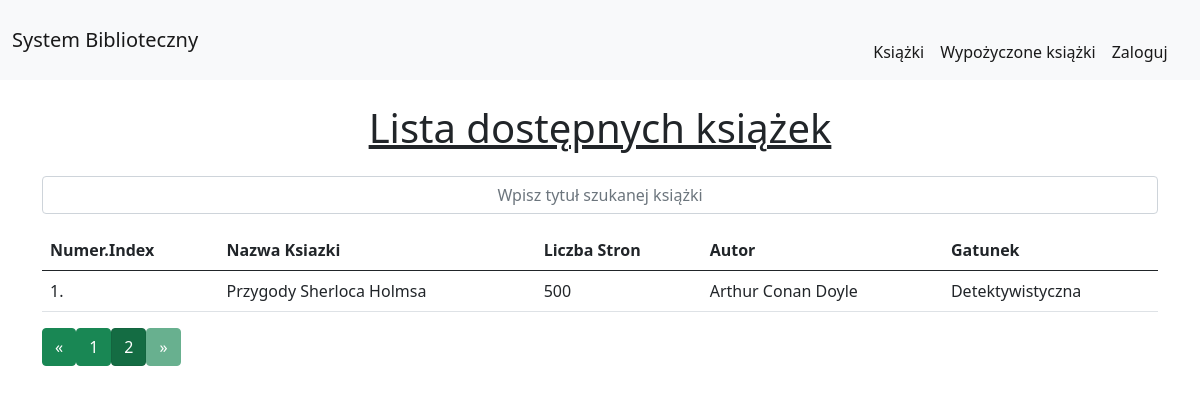
Screenshot of /?page=2 with the database file from the repository.
### Biblioteka/models.py (models this page shows, shortened)
class Books(models.Model):
    title = models.CharField(max_length=200)
    pages = models.IntegerField()
    author = models.ForeignKey(Author, on_delete=models.SET_NULL, null=True)
    genre = models.ForeignKey(Genre, on_delete=models.SET_NULL, null=True)
    class Meta:
        ordering = ['author']

class Author(models.Model):
    name = models.CharField(max_length=200)
    surname = models.CharField(max_length=200)
    def __str__(self):
        return str(self.name) + " " + str(self.surname)

class Genre(models.Model):
    name = models.CharField(max_length=200)
    def __str__(self):
        return str(self.name)

### Biblioteka/views.py (the view)
# urls.py: path("", views.index, name="index"),
def index(request):
    books = Books.objects.all()
    values = []
    page = request.GET.get('page', 1)
    paginator = Paginator(books, 3)
    try:
        books = paginator.page(page)
    except PageNotAnInteger:
        books = paginator.page(1)
    except EmptyPage:
        books = paginator.page(paginator.num_pages)
    for book in books:
        ask = Books.objects.filter(title=book.title).values('id')[0]['id']
        check = Borrowed.objects.filter(book=ask)
        check = len(check)
        if check != 0:
            ask = Books.objects.filter(title=book.title).values('id')[0]['id']
            values.append(ask)
    for val in values:
        books = books.exclude(id=val)
    return render(request, "index.html", {'books': books, 'values': values})

### Biblioteka/templates/index.html (shortened to what this page needs)
{% extends 'basic.html' %}
{% load static %}
{% block body %}
<div class="container mt-4">
    <h1 class="text-center"><u>Lista dostępnych książek</u></h1>
    <center><form method = "POST">{% csrf_token %}
        <div class="form-group col-md-12">
            <div class="row mt-4">
                <div class="input-group mb-3">
                    <input type="text" class="form-control text-center" id="searchBook" placeholder="Wpisz tytuł szukanej książki">
                </div>
            </div>
        </div>
    </form>
<div class="app-table">
    <table class="table table-hover">
        <thead>
            <tr>
                <th>Numer.Index</th>
                <th>Nazwa Ksiazki</th>
                <th>Liczba Stron</th>
                <th>Autor</th>
                <th>Gatunek</th>
            </tr>
        </thead>
        <tbody>
            {% for book in books %}
            <tr>
                <td>{{forloop.counter}}.</td>
                <td>{{book.title}}</td>
                <td>{{book.pages}}</td>
                <td>{{book.author}}</td>
                <td>{{book.genre}}</td>
    {% endfor %}
        </tbody>
    </table>
</div>
{% if books.has_other_pages %}
  <ul class="pagination">
    {% if books.has_previous %}
      <li><a href="?page={{ books.previous_page_number }}" class="btn btn-success">&laquo;</a></li>
    {% else %}
      <li class="disabled btn btn-success"><span>&laquo;</span></li>
    {% endif %}
    {% for i in books.paginator.page_range %}
      {% if books.number == i %}
        <li class="active btn btn-success"><span>{{ i }} </span></li>
      {% else %}
        <li><a href="?page={{ i }}" class="btn btn-success">{{ i }}</a></li>
      {% endif %}
    {% endfor %}
    {% if books.has_next %}
      <li><a href="?page={{ books.next_page_number }}" class="btn btn-success">&raquo;</a></li>
    {% else %}
      <li class="disabled btn btn-success"><span>&raquo;</span></li>
    {% endif %}
  </ul>
{% endif %}
</div>
{% endblock %}

### rows the page displays
Books: title "Przygody Sherloca Holmsa", pages "500", author "Arthur Conan Doyle", genre "Detektywistyczna"

### other values shown
{{ i }} "1"
{{ i }} "2"
